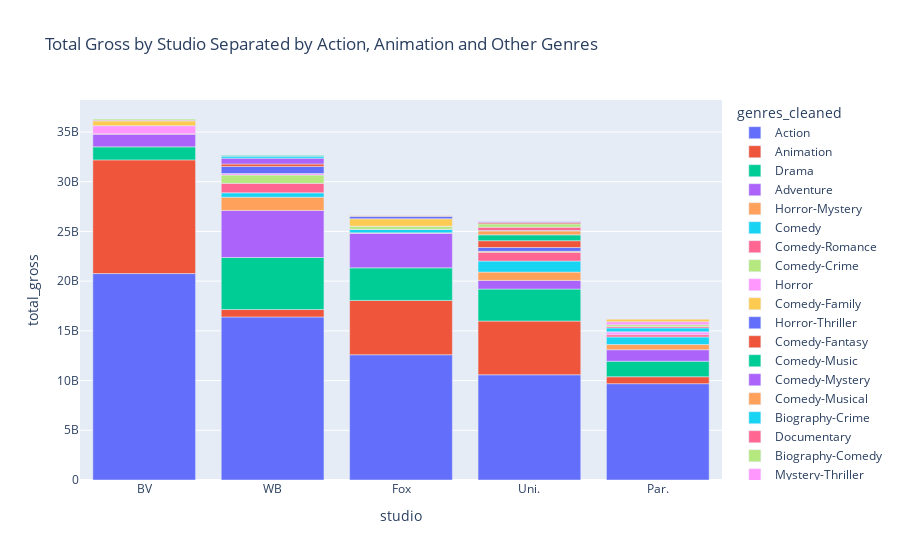

Notebook code for this chart:
### Code cell
#Separate studios into top 5
new_no_index = no_index.groupby(['studio','genres_cleaned']).sum().sort_values(by='total_gross',ascending=False).reset_index()
for i,x in enumerate(new_no_index['studio']): 
    if x == 'BV': 
        new_no_index.loc[i,'studio'] = 'BV'
    elif x == 'Fox': 
        new_no_index.loc[i,'studio'] = 'Fox'
    elif x == 'Uni.':
        new_no_index.loc[i,'studio'] = 'Uni.'
    elif x == 'Par.':
        new_no_index.loc[i,'studio'] = 'Par.'
    elif x == 'WB':
        new_no_index.loc[i,'studio'] = 'WB'
    else:
        new_no_index.loc[i,'studio'] = 'other'

new_no_index_deleted = new_no_index.loc[new_no_index['studio'] != 'other']
new_no_index_deleted

#Bar Chart
px.bar(new_no_index_deleted,x='studio',y='total_gross',color='genres_cleaned',title='Total Gross by Studio Separated by Action, Animation and Other Genres');

### Figure 1 — Plotly figure (JSON) as saved in the notebook; plotly's stock layout.template omitted (floating-point values rounded to 4 significant figures)
{"data": [{"alignmentgroup": "True", "hovertemplate": "genres_cleaned=Action<br>studio=%{x}<br>total_gross=%{y}<extra></extra>", "legendgroup": "Action", "marker": {"color": "#636efa"}, "name": "Action", "offsetgroup": "Action", "orientation": "v", "showlegend": true, "textposition": "auto", "type": "bar", "x": ["BV", "WB", "Fox", "Uni.", "Par."], "xaxis": "x", "y": [20760000000.0, 16395155999, 12597089000, 10580000000.0, 9689599998], "yaxis": "y"}, {"alignmentgroup": "True", "hovertemplate": "genres_cleaned=Animation<br>studio=%{x}<br>total_gross=%{y}<extra></extra>", "legendgroup": "Animation", "marker": {"color": "#EF553B"}, "name": "Animation", "offsetgroup": "Animation", "orientation": "v", "showlegend": true, "textposition": "auto", "type": "bar", "x": ["BV", "Fox", "Uni.", "WB", "Par."], "xaxis": "x", "y": [11433800000, 5464999998, 5401800000, 749400000, 691506700], "yaxis": "y"}, {"alignmentgroup": "True", "hovertemplate": "genres_cleaned=Drama<br>studio=%{x}<br>total_gross=%{y}<extra></extra>", "legendgroup": "Drama", "marker": {"color": "#00cc96"}, "name": "Drama", "offsetgroup": "Drama", "orientation": "v", "showlegend": true, "textposition": "auto", "type": "bar", "x": ["WB", "Fox", "Uni.", "Par.", "BV"], "xaxis": "x", "y": [5232021000, 3272233600, 3217660000, 1568206000, 1309137000], "yaxis": "y"}, {"alignmentgroup": "True", "hovertemplate": "genres_cleaned=Adventure<br>studio=%{x}<br>total_gross=%{y}<extra></extra>", "legendgroup": "Adventure", "marker": {"color": "#ab63fa"}, "name": "Adventure", "offsetgroup": "Adventure", "orientation": "v", "showlegend": true, "textposition": "auto", "type": "bar", "x": ["WB", "Fox", "BV", "Par.", "Uni."], "xaxis": "x", "y": [4737525999, 3487300000, 1279000000, 1154500000, 873949000], "yaxis": "y"}, {"alignmentgroup": "True", "hovertemplate": "genres_cleaned=Horror-Mystery<br>studio=%{x}<br>total_gross=%{y}<extra></extra>", "legendgroup": "Horror-Mystery", "marker": {"color": "#FFA15A"}, "name": "Horror-Mystery", "offsetgroup": "Horror-Mystery", "orientation": "v", "showlegend": true, "textposition": "auto", "type": "bar", "x": ["WB", "Uni.", "Par.", "Fox"], "xaxis": "x", "y": [1328800000, 834300000, 519600000, 36900000], "yaxis": "y"}, {"alignmentgroup": "True", "hovertemplate": "genres_cleaned=Comedy<br>studio=%{x}<br>total_gross=%{y}<extra></extra>", "legendgroup": "Comedy", "marker": {"color": "#19d3f3"}, "name": "Comedy", "offsetgroup": "Comedy", "orientation": "v", "showlegend": true, "textposition": "auto", "type": "bar", "x": ["Uni.", "Par.", "WB", "Fox"], "xaxis": "x", "y": [1108400000, 764900000, 442000000, 334544000], "yaxis": "y"}, {"alignmentgroup": "True", "hovertemplate": "genres_cleaned=Comedy-Romance<br>studio=%{x}<br>total_gross=%{y}<extra></extra>", "legendgroup": "Comedy-Romance", "marker": {"color": "#FF6692"}, "name": "Comedy-Romance", "offsetgroup": "Comedy-Romance", "orientation": "v", "showlegend": true, "textposition": "auto", "type": "bar", "x": ["WB", "Uni.", "Par.", "BV", "Fox"], "xaxis": "x", "y": [950700000, 884100000, 225200000, 43100000, 30399999], "yaxis": "y"}, {"alignmentgroup": "True", "hovertemplate": "genres_cleaned=Comedy-Crime<br>studio=%{x}<br>total_gross=%{y}<extra></extra>", "legendgroup": "Comedy-Crime", "marker": {"color": "#B6E880"}, "name": "Comedy-Crime", "offsetgroup": "Comedy-Crime", "orientation": "v", "showlegend": true, "textposition": "auto", "type": "bar", "x": ["WB", "Fox"], "xaxis": "x", "y": [834100000, 290500000], "yaxis": "y"}, {"alignmentgroup": "True", "hovertemplate": "genres_cleaned=Horror<br>studio=%{x}<br>total_gross=%{y}<extra></extra>", "legendgroup": "Horror", "marker": {"color": "#FF97FF"}, "name": "Horror", "offsetgroup": "Horror", "orientation": "v", "showlegend": true, "textposition": "auto", "type": "bar", "x": ["BV", "Par.", "WB", "Fox"], "xaxis": "x", "y": [807100000, 279400000, 157900000, 14300000], "yaxis": "y"}, {"alignmentgroup": "True", "hovertemplate": "genres_cleaned=Comedy-Family<br>studio=%{x}<br>total_gross=%{y}<extra></extra>", "legendgroup": "Comedy-Family", "marker": {"color": "#FECB52"}, "name": "Comedy-Family", "offsetgroup": "Comedy-Family", "orientation": "v", "showlegend": true, "textposition": "auto", "type": "bar", "x": ["Fox", "BV", "Uni."], "xaxis": "x", "y": [747600000, 483000000, 93200000], "yaxis": "y"}, {"alignmentgroup": "True", "hovertemplate": "genres_cleaned=Horror-Thriller<br>studio=%{x}<br>total_gross=%{y}<extra></extra>", "legendgroup": "Horror-Thriller", "marker": {"color": "#636efa"}, "name": "Horror-Thriller", "offsetgroup": "Horror-Thriller", "orientation": "v", "showlegend": true, "textposition": "auto", "type": "bar", "x": ["WB", "Uni."], "xaxis": "x", "y": [710000000, 383500000], "yaxis": "y"}, {"alignmentgroup": "True", "hovertemplate": "genres_cleaned=Comedy-Fantasy<br>studio=%{x}<br>total_gross=%{y}<extra></extra>", "legendgroup": "Comedy-Fantasy", "marker": {"color": "#EF553B"}, "name": "Comedy-Fantasy", "offsetgroup": "Comedy-Fantasy", "orientation": "v", "showlegend": true, "textposition": "auto", "type": "bar", "x": ["Uni.", "WB"], "xaxis": "x", "y": [686400000, 245500000], "yaxis": "y"}, {"alignmentgroup": "True", "hovertemplate": "genres_cleaned=Comedy-Music<br>studio=%{x}<br>total_gross=%{y}<extra></extra>", "legendgroup": "Comedy-Music", "marker": {"color": "#00cc96"}, "name": "Comedy-Music", "offsetgroup": "Comedy-Music", "orientation": "v", "showlegend": true, "textposition": "auto", "type": "bar", "x": ["Uni."], "xaxis": "x", "y": [588200000], "yaxis": "y"}, {"alignmentgroup": "True", "hovertemplate": "genres_cleaned=Comedy-Mystery<br>studio=%{x}<br>total_gross=%{y}<extra></extra>", "legendgroup": "Comedy-Mystery", "marker": {"color": "#ab63fa"}, "name": "Comedy-Mystery", "offsetgroup": "Comedy-Mystery", "orientation": "v", "showlegend": true, "textposition": "auto", "type": "bar", "x": ["WB", "Par."], "xaxis": "x", "y": [586800000, 13067000], "yaxis": "y"}, {"alignmentgroup": "True", "hovertemplate": "genres_cleaned=Comedy-Musical<br>studio=%{x}<br>total_gross=%{y}<extra></extra>", "legendgroup": "Comedy-Musical", "marker": {"color": "#FFA15A"}, "name": "Comedy-Musical", "offsetgroup": "Comedy-Musical", "orientation": "v", "showlegend": true, "textposition": "auto", "type": "bar", "x": ["Uni."], "xaxis": "x", "y": [395000000], "yaxis": "y"}, {"alignmentgroup": "True", "hovertemplate": "genres_cleaned=Biography-Crime<br>studio=%{x}<br>total_gross=%{y}<extra></extra>", "legendgroup": "Biography-Crime", "marker": {"color": "#19d3f3"}, "name": "Biography-Crime", "offsetgroup": "Biography-Crime", "orientation": "v", "showlegend": true, "textposition": "auto", "type": "bar", "x": ["Par.", "WB", "Uni."], "xaxis": "x", "y": [392000000, 184700000, 43000000], "yaxis": "y"}, {"alignmentgroup": "True", "hovertemplate": "genres_cleaned=Documentary<br>studio=%{x}<br>total_gross=%{y}<extra></extra>", "legendgroup": "Documentary", "marker": {"color": "#FF6692"}, "name": "Documentary", "offsetgroup": "Documentary", "orientation": "v", "showlegend": true, "textposition": "auto", "type": "bar", "x": ["Uni.", "Par.", "BV"], "xaxis": "x", "y": [334900000, 137100000, 73310999], "yaxis": "y"}, {"alignmentgroup": "True", "hovertemplate": "genres_cleaned=Biography-Comedy<br>studio=%{x}<br>total_gross=%{y}<extra></extra>", "legendgroup": "Biography-Comedy", "marker": {"color": "#B6E880"}, "name": "Biography-Comedy", "offsetgroup": "Biography-Comedy", "orientation": "v", "showlegend": true, "textposition": "auto", "type": "bar", "x": ["Uni.", "Par.", "BV"], "xaxis": "x", "y": [332700000, 182400000, 117900000], "yaxis": "y"}, {"alignmentgroup": "True", "hovertemplate": "genres_cleaned=Mystery-Thriller<br>studio=%{x}<br>total_gross=%{y}<extra></extra>", "legendgroup": "Mystery-Thriller", "marker": {"color": "#FF97FF"}, "name": "Mystery-Thriller", "offsetgroup": "Mystery-Thriller", "orientation": "v", "showlegend": true, "textposition": "auto", "type": "bar", "x": ["Par."], "xaxis": "x", "y": [294800000], "yaxis": "y"}, {"alignmentgroup": "True", "hovertemplate": "genres_cleaned=Mystery-Sci-Fi<br>studio=%{x}<br>total_gross=%{y}<extra></extra>", "legendgroup": "Mystery-Sci-Fi", "marker": {"color": "#FECB52"}, "name": "Mystery-Sci-Fi", "offsetgroup": "Mystery-Sci-Fi", "orientation": "v", "showlegend": true, "textposition": "auto", "type": "bar", "x": ["Par."], "xaxis": "x", "y": [260100000], "yaxis": "y"}, {"alignmentgroup": "True", "hovertemplate": "genres_cleaned=Horror-Sci-Fi<br>studio=%{x}<br>total_gross=%{y}<extra></extra>", "legendgroup": "Horror-Sci-Fi", "marker": {"color": "#636efa"}, "name": "Horror-Sci-Fi", "offsetgroup": "Horror-Sci-Fi", "orientation": "v", "showlegend": true, "textposition": "auto", "type": "bar", "x": ["Fox"], "xaxis": "x", "y": [240900000], "yaxis": "y"}, {"alignmentgroup": "True", "hovertemplate": "genres_cleaned=Romance-Sci-Fi<br>studio=%{x}<br>total_gross=%{y}<extra></extra>", "legendgroup": "Romance-Sci-Fi", "marker": {"color": "#EF553B"}, "name": "Romance-Sci-Fi", "offsetgroup": "Romance-Sci-Fi", "orientation": "v", "showlegend": true, "textposition": "auto", "type": "bar", "x": ["Uni."], "xaxis": "x", "y": [127900000], "yaxis": "y"}, {"alignmentgroup": "True", "hovertemplate": "genres_cleaned=Fantasy-Horror<br>studio=%{x}<br>total_gross=%{y}<extra></extra>", "legendgroup": "Fantasy-Horror", "marker": {"color": "#00cc96"}, "name": "Fantasy-Horror", "offsetgroup": "Fantasy-Horror", "orientation": "v", "showlegend": true, "textposition": "auto", "type": "bar", "x": ["WB"], "xaxis": "x", "y": [89200000], "yaxis": "y"}, {"alignmentgroup": "True", "hovertemplate": "genres_cleaned=Comedy-Western<br>studio=%{x}<br>total_gross=%{y}<extra></extra>", "legendgroup": "Comedy-Western", "marker": {"color": "#ab63fa"}, "name": "Comedy-Western", "offsetgroup": "Comedy-Western", "orientation": "v", "showlegend": true, "textposition": "auto", "type": "bar", "x": ["Uni."], "xaxis": "x", "y": [87200000], "yaxis": "y"}, {"alignmentgroup": "True", "hovertemplate": "genres_cleaned=Crime-Thriller<br>studio=%{x}<br>total_gross=%{y}<extra></extra>", "legendgroup": "Crime-Thriller", "marker": {"color": "#FFA15A"}, "name": "Crime-Thriller", "offsetgroup": "Crime-Thriller", "orientation": "v", "showlegend": true, "textposition": "auto", "type": "bar", "x": ["Fox"], "xaxis": "x", "y": [62700000], "yaxis": "y"}], "layout": {"barmode": "relative", "legend": {"title": {"text": "genres_cleaned"}, "tracegroupgap": 0}, "title": {"text": "Total Gross by Studio Separated by Action, Animation and Other Genres"}, "xaxis": {"anchor": "y", "domain": [0, 1], "title": {"text": "studio"}}, "yaxis": {"anchor": "x", "domain": [0, 1], "title": {"text": "total_gross"}}}}
